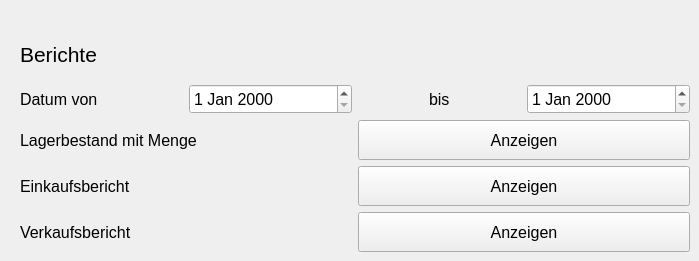
          <widget class="QWidget" name="page">
           <widget class="QWidget" name="gridLayoutWidget">
            <property name="geometry">
             <rect>
              <x>20</x>
              <y>30</y>
              <width>670</width>
              <height>222</height>
             </rect>
            </property>
            <layout class="QGridLayout" name="gridLayout_9">
             <item row="0" column="0">
              <widget class="QLabel" name="label_34">
               <property name="font">
                <font>
                 <pointsize>16</pointsize>
                </font>
               </property>
               <property name="text">
                <string>Berichte</string>
               </property>
              </widget>
             </item>
             <item row="1" column="0">
              <layout class="QHBoxLayout" name="horizontalLayout_11">
               <item>
                <widget class="QLabel" name="label_35">
                 <property name="font">
                  <font>
                   <pointsize>12</pointsize>
                  </font>
                 </property>
                 <property name="text">
                  <string>Datum von</string>
                 </property>
                </widget>
               </item>
               <item>
                <widget class="QDateEdit" name="dateEditSoldFrom">
                 <property name="minimumSize">
                  <size>
                   <width>0</width>
                   <height>30</height>
                  </size>
                 </property>
                 <property name="font">
                  <font>
                   <pointsize>12</pointsize>
                  </font>
                 </property>
                </widget>
               </item>
               <item alignment="Qt::AlignHCenter">
                <widget class="QLabel" name="label_33">
                 <property name="font">
                  <font>
                   <pointsize>12</pointsize>
                  </font>
                 </property>
                 <property name="text">
                  <string>bis</string>
                 </property>
                </widget>
               </item>
               <item>
                <widget class="QDateEdit" name="dateEditSoldTo">
                 <property name="minimumSize">
                  <size>
                   <width>0</width>
                   <height>30</height>
                  </size>
                 </property>
                 <property name="font">
                  <font>
                   <pointsize>12</pointsize>
                  </font>
                 </property>
                </widget>
               </item>
              </layout>
             </item>
             <item row="3" column="0">
              <layout class="QHBoxLayout" name="horizontalLayout_13">
               <item>
                <widget class="QLabel" name="label_36">
                 <property name="font">
                  <font>
                   <pointsize>12</pointsize>
                  </font>
                 </property>
                 <property name="text">
                  <string>Einkaufsbericht</string>
                 </property>
                </widget>
               </item>
               <item>
                <widget class="QPushButton" name="BtnShowBuyReport">
                 <property name="minimumSize">
                  <size>
                   <width>0</width>
                   <height>40</height>
                  </size>
                 </property>
                 <property name="font">
                  <font>
                   <pointsize>12</pointsize>
                  </font>
                 </property>
                 <property name="text">
                  <string>Anzeigen</string>
                 </property>
                </widget>
               </item>
              </layout>
             </item>
             <item row="4" column="0">
              <layout class="QHBoxLayout" name="horizontalLayout_12">
               <item>
                <widget class="QLabel" name="label_32">
                 <property name="font">
                  <font>
                   <pointsize>12</pointsize>
                  </font>
                 </property>
                 <property name="text">
                  <string>Verkaufsbericht</string>
                 </property>
                </widget>
               </item>
               <item>
                <widget class="QPushButton" name="BtnShowSaleReport">
                 <property name="minimumSize">
                  <size>
                   <width>0</width>
                   <height>40</height>
                  </size>
                 </property>
                 <property name="font">
                  <font>
                   <pointsize>12</pointsize>
                  </font>
                 </property>
                 <property name="text">
                  <string>Anzeigen</string>
                 </property>
                </widget>
               </item>
              </layout>
             </item>
             <item row="2" column="0">
              <layout class="QHBoxLayout" name="horizontalLayout_15">
               <item>
                <widget class="QLabel" name="label_37">
                 <property name="font">
                  <font>
                   <pointsize>12</pointsize>
                  </font>
                 </property>
                 <property name="text">
                  <string>Lagerbestand mit Menge</string>
                 </property>
                </widget>
               </item>
               <item>
                <widget class="QPushButton" name="BtnShowStockReport">
                 <property name="minimumSize">
                  <size>
                   <width>0</width>
                   <height>40</height>
                  </size>
                 </property>
                 <property name="font">
                  <font>
                   <pointsize>12</pointsize>
                  </font>
                 </property>
                 <property name="text">
                  <string>Anzeigen</string>
                 </property>
                </widget>
               </item>
              </layout>
             </item>
            </layout>
           </widget>
          </widget>
